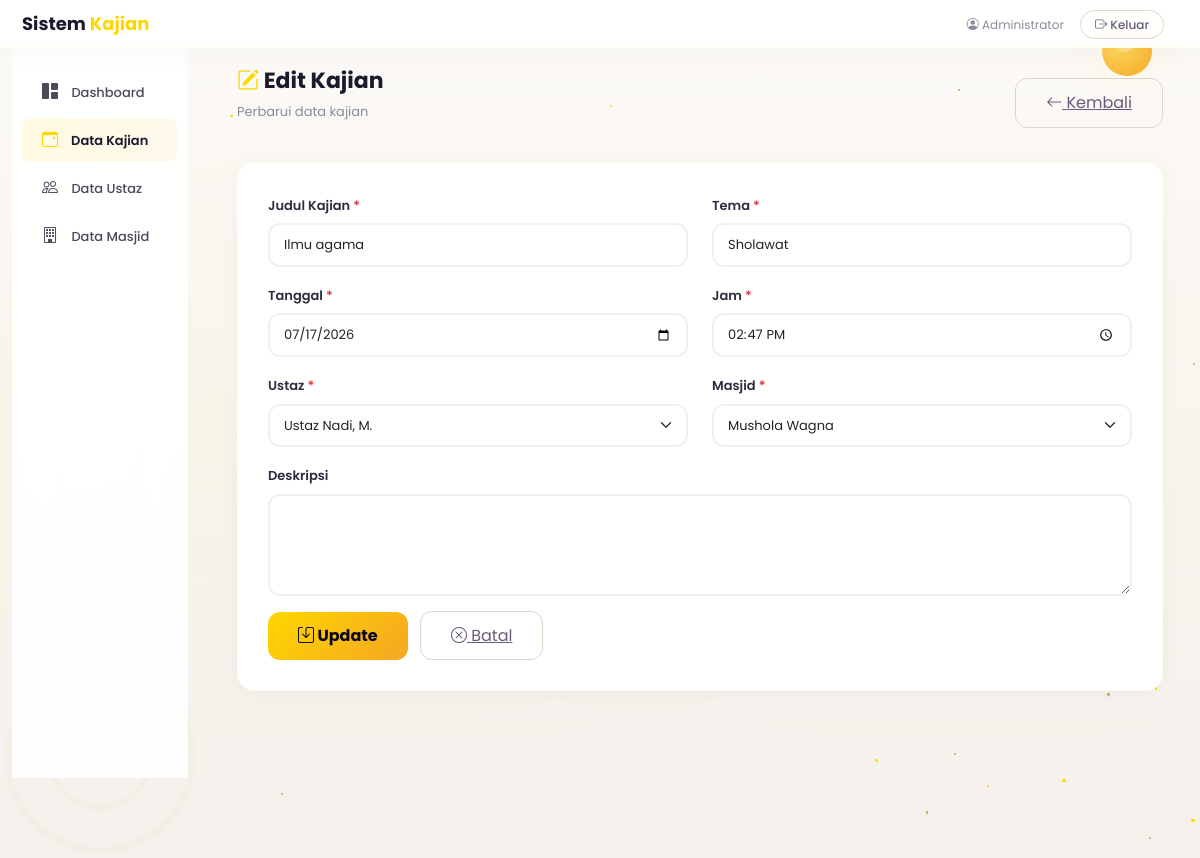
Page /kajian/update.php?id=6 (signed in) on the committed database.
### tables this page shows
CREATE TABLE IF NOT EXISTS `kajian` (
  `id` int(11) NOT NULL AUTO_INCREMENT,
  `judul` varchar(255) NOT NULL,
  `tema` varchar(255) NOT NULL,
  `tanggal` date NOT NULL,
  `jam` time NOT NULL,
  `ustaz_id` int(11) NOT NULL,
  `masjid_id` int(11) NOT NULL,
  `deskripsi` text DEFAULT NULL,
  `created_at` timestamp NOT NULL DEFAULT current_timestamp(),
  `updated_at` timestamp NOT NULL DEFAULT current_timestamp() ON UPDATE current_timestamp(),
  PRIMARY KEY (`id`),
  KEY `ustaz_id` (`ustaz_id`),
  KEY `masjid_id` (`masjid_id`)
);

CREATE TABLE IF NOT EXISTS `ustaz` (
  `id` int(11) NOT NULL AUTO_INCREMENT,
  `nama_ustaz` varchar(255) NOT NULL,
  `bidang_keilmuan` varchar(255) NOT NULL,
  `no_hp` varchar(20) DEFAULT NULL,
  `alamat` text DEFAULT NULL,
  `created_at` timestamp NOT NULL DEFAULT current_timestamp(),
  `updated_at` timestamp NOT NULL DEFAULT current_timestamp() ON UPDATE current_timestamp(),
  PRIMARY KEY (`id`)
);

CREATE TABLE IF NOT EXISTS `masjid` (
  `id` int(11) NOT NULL AUTO_INCREMENT,
  `nama_masjid` varchar(255) NOT NULL,
  `alamat` text NOT NULL,
  `kecamatan` varchar(100) NOT NULL,
  `kota` varchar(100) NOT NULL,
  `no_telepon` varchar(20) DEFAULT NULL,
  `created_at` timestamp NOT NULL DEFAULT current_timestamp(),
  `updated_at` timestamp NOT NULL DEFAULT current_timestamp() ON UPDATE current_timestamp(),
  PRIMARY KEY (`id`)
);

### kajian/update.php (the view, shortened to what this page needs)
<?php
require_once '../koneksi.php';
$id = isset($_GET['id']) ? (int)$_GET['id'] : 0;
$data = null;
$error = '';
if ($id > 0) {
    $query = "SELECT * FROM kajian WHERE id = $id";
    $result = mysqli_query($koneksi, $query);
    if (mysqli_num_rows($result) > 0) {
        $data = mysqli_fetch_assoc($result);
    } else {
        $error = 'Data tidak ditemukan!';
    }
} else {
    $error = 'ID tidak valid!';
}
$ustaz_list = mysqli_query($koneksi, "SELECT id, nama_ustaz FROM ustaz ORDER BY nama_ustaz ASC");
$masjid_list = mysqli_query($koneksi, "SELECT id, nama_masjid FROM masjid ORDER BY nama_masjid ASC");
?>
<!DOCTYPE html>
<html lang="id">
<head>
    <link href="https://cdn.jsdelivr.net/npm/bootstrap@5.3.0/dist/css/bootstrap.min.css" rel="stylesheet">
    <link href="https://cdn.jsdelivr.net/npm/bootstrap-icons@1.11.0/font/bootstrap-icons.css" rel="stylesheet">
</head>
<body>
    <div class="islamic-bg">
        <div class="stars-container" id="stars"></div>
        <div class="moon-wrap"><div class="moon"></div></div>
    </div>
    <nav class="navbar-custom">
        <div class="container-fluid">
            <div class="row align-items-center w-100">
                <div class="col-md-4 col-6">
                    <a href="../dashboard.php" class="brand">
                        <span>Sistem <span class="gold">Kajian</span></span>
                    </a>
                </div>
                <div class="col-md-8 col-6 text-end">
                    <span style="font-size:12px;color:#8a8a9a;margin-right:12px;"><i class="bi bi-person-circle"></i> <?php echo $_SESSION['nama_lengkap']; ?></span>
                    <a href="../logout.php" class="btn-logout"><i class="bi bi-box-arrow-right"></i> Keluar</a>
                </div>
            </div>
        </div>
    </nav>
    <div class="container-fluid">
        <div class="row">
            <div class="col-lg-2 col-md-3">
                <div class="sidebar">
                    <ul class="nav flex-column">
                        <li class="nav-item"><a class="nav-link" href="../dashboard.php"><i class="bi bi-grid-1x2-fill"></i> Dashboard</a></li>
                        <li class="nav-item"><a class="nav-link active" href="read.php"><i class="bi bi-calendar-event"></i> Data Kajian</a></li>
                        <li class="nav-item"><a class="nav-link" href="../ustaz/read.php"><i class="bi bi-people"></i> Data Ustaz</a></li>
                        <li class="nav-item"><a class="nav-link" href="../masjid/read.php"><i class="bi bi-building"></i> Data Masjid</a></li>
                    </ul>
                </div>
            </div>
            <div class="col-lg-10 col-md-9">
                <div class="main-content">
                    <div class="d-flex justify-content-between align-items-center mb-4">
                        <div>
                            <h1 class="page-title"><i class="bi bi-pencil-square" style="color:#FFD700;"></i> Edit Kajian</h1>
                            <p class="page-subtitle">Perbarui data kajian</p>
                        </div>
                        <a href="read.php" class="btn-back"><i class="bi bi-arrow-left"></i> Kembali</a>
                    </div>
                    <?php if ($error && !$data): ?>
                    <div class="alert-custom error"><i class="bi bi-exclamation-circle"></i> <?php echo $error; ?></div>
                    <?php else: ?>
                    <div class="form-card">
                        <form method="POST" action="" class="needs-validation" novalidate>
                            <div class="row">
                                <div class="col-md-6 mb-3">
                                    <label class="form-label">Judul Kajian <span class="text-danger">*</span></label>
                                    <input type="text" class="form-control" name="judul" required value="<?php echo htmlspecialchars($data['judul']); ?>">
                                </div>
                                <div class="col-md-6 mb-3">
                                    <label class="form-label">Tema <span class="text-danger">*</span></label>
                                    <input type="text" class="form-control" name="tema" required value="<?php echo htmlspecialchars($data['tema']); ?>">
                                </div>
                                <div class="col-md-6 mb-3">
                                    <label class="form-label">Tanggal <span class="text-danger">*</span></label>
                                    <input type="date" class="form-control" name="tanggal" required value="<?php echo $data['tanggal']; ?>">
                                </div>
                                <div class="col-md-6 mb-3">
                                    <label class="form-label">Jam <span class="text-danger">*</span></label>
                                    <input type="time" class="form-control" name="jam" required value="<?php echo $data['jam']; ?>">
                                </div>
                                <div class="col-md-6 mb-3">
                                    <label class="form-label">Ustaz <span class="text-danger">*</span></label>
                                    <select class="form-select" name="ustaz_id" required>
                                        <?php while ($row = mysqli_fetch_assoc($ustaz_list)): ?>
                                        <option value="<?php echo $row['id']; ?>" <?php echo $row['id'] == $data['ustaz_id'] ? 'selected' : ''; ?>>
                                            <?php echo htmlspecialchars($row['nama_ustaz']); ?>
                                        </option>
                                        <?php endwhile; ?>
                                    </select>
                                </div>
                                <div class="col-md-6 mb-3">
                                    <label class="form-label">Masjid <span class="text-danger">*</span></label>
                                    <select class="form-select" name="masjid_id" required>
                                        <?php while ($row = mysqli_fetch_assoc($masjid_list)): ?>
                                        <option value="<?php echo $row['id']; ?>" <?php echo $row['id'] == $data['masjid_id'] ? 'selected' : ''; ?>>
                                            <?php echo htmlspecialchars($row['nama_masjid']); ?>
                                        </option>
                                        <?php endwhile; ?>
                                    </select>
                                </div>
                                <div class="col-12 mb-3">
                                    <label class="form-label">Deskripsi</label>
                                    <textarea class="form-control" name="deskripsi" rows="4"><?php echo htmlspecialchars($data['deskripsi']); ?></textarea>
                                </div>
                            </div>
                            <button type="submit" name="update" class="btn-save"><i class="bi bi-save"></i> Update</button>
                            <a href="read.php" class="btn-back ms-2"><i class="bi bi-x-circle"></i> Batal</a>
                        </form>
                    </div>
                    <?php endif; ?>
                </div>
            </div>
        </div>
    </div>
</body>
</html>

### kajian/update.php (style rules this page uses)
* { margin: 0; padding: 0; box-sizing: border-box; }
body { font-family: 'Poppins', sans-serif; background: #f8f7f4; padding-bottom: 80px; }
.islamic-bg { position: fixed; top: 0; left: 0; width: 100%; height: 100%; z-index: 0; background: radial-gradient(ellipse at 20% 50%, rgba(255,215,0,0.04) 0%, transparent 60%), radial-gradient(ellipse at 80% 50%, rgba(255,215,0,0.02) 0%, transparent 60%), linear-gradient(180deg, #fcfaf7 0%, #f5f0eb 100%); overflow: hidden; }
.stars-container { position: absolute; width: 100%; height: 100%; pointer-events: none; }
.moon-wrap { position: absolute; top: 3%; right: 4%; animation: floatMoon 12s ease-in-out infinite; }
.moon { width: 50px; height: 50px; border-radius: 50%; background: radial-gradient(circle at 35% 30%, #ffe066, #f5a623); box-shadow: 0 0 40px rgba(255,215,0,0.1); position: relative; }
.moon::after { content: ''; position: absolute; top: 8px; left: 14px; width: 18px; height: 18px; background: #fcfaf7; border-radius: 50%; opacity: 0.3; }
.navbar-custom { background: rgba(255,255,255,0.95); backdrop-filter: blur(20px); padding: 10px 0; box-shadow: 0 2px 30px rgba(0,0,0,0.04); position: sticky; top: 0; z-index: 100; border-bottom: 1px solid rgba(255,215,0,0.08); }
.navbar-custom .brand { font-size: 18px; font-weight: 700; color: #1a1a2e; text-decoration: none; display: flex; align-items: center; gap: 10px; }
.navbar-custom .brand .gold { color: #FFD700; }
.btn-logout { background: none; border: 1px solid #e0d5c8; color: #6a5a7a; padding: 5px 14px; border-radius: 20px; font-size: 12px; font-weight: 500; transition: all 0.3s ease; text-decoration: none; }
.sidebar { background: rgba(255,255,255,0.92); backdrop-filter: blur(20px); border-right: 1px solid rgba(255,215,0,0.06); min-height: calc(100vh - 70px); padding: 20px 0; position: sticky; top: 70px; }
.sidebar .nav-link { color: #4a4a5a; padding: 10px 20px; margin: 2px 10px; border-radius: 10px; transition: all 0.3s ease; font-weight: 500; font-size: 13px; }
.sidebar .nav-link i { margin-right: 10px; font-size: 16px; width: 22px; text-align: center; }
.sidebar .nav-link.active { background: linear-gradient(135deg, rgba(255,215,0,0.12), rgba(245,166,35,0.08)); color: #1a1a2e; font-weight: 600; }
.sidebar .nav-link.active i { color: #FFD700; }
.main-content { padding: 20px 25px 40px; position: relative; z-index: 1; }
.page-title { font-size: 22px; font-weight: 700; color: #1a1a2e; }
.page-subtitle { color: #8a8a9a; font-size: 13px; }
.form-card { background: white; border-radius: 18px; padding: 30px; box-shadow: 0 2px 20px rgba(0,0,0,0.04); border: 1px solid rgba(255,215,0,0.04); }
.form-card .form-label { font-size: 13px; font-weight: 600; color: #2d2d3f; }
.form-control, .form-select { border: 2px solid #eef0f5; border-radius: 12px; padding: 10px 14px; font-size: 13px; transition: all 0.3s ease; }
.btn-save { background: linear-gradient(135deg, #FFD700, #f5a623); border: none; color: #0a0615; font-weight: 700; padding: 12px 30px; border-radius: 12px; transition: all 0.3s ease; }
.btn-back { background: none; border: 1px solid #e0d5c8; color: #6a5a7a; padding: 12px 30px; border-radius: 12px; transition: all 0.3s ease; }

### rows in the picture
kajian: judul "Ilmu agama", tema "Sholawat", tanggal "07/17/2026", jam "14:47:00", ustaz_id "Ustaz Nadi, M.", masjid_id "Mushola Wagna"

### other values in the picture
$_SESSION['nama_lengkap'] "Administrator"
